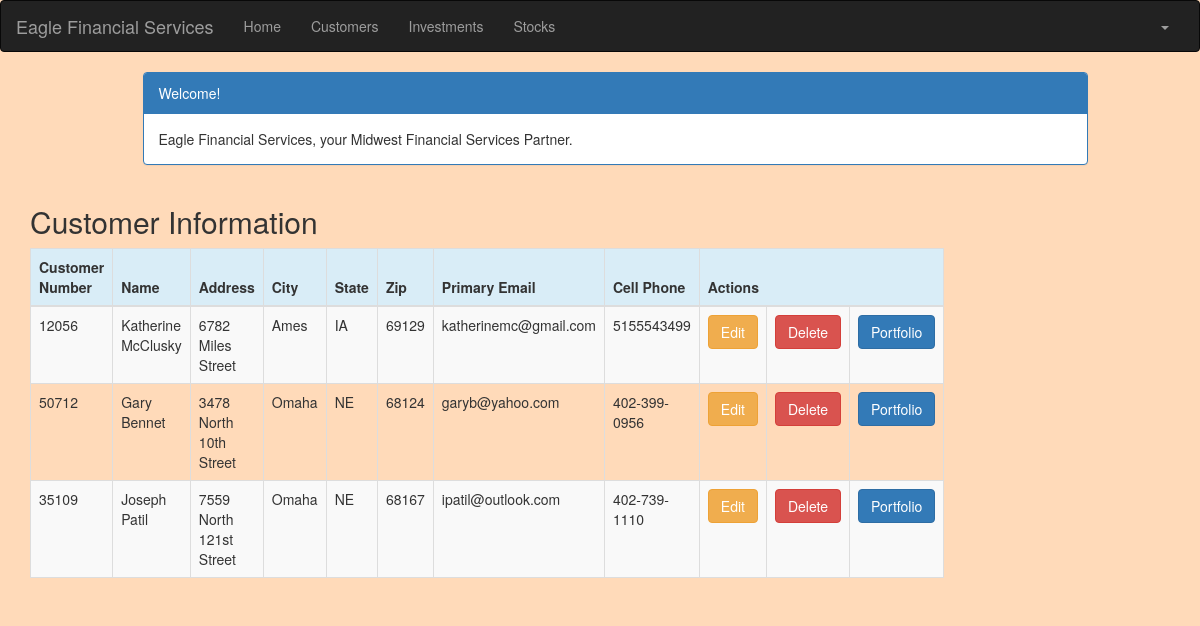
The page /customer/ (signed in) on the database its author committed.
### portfolio/models.py (models this page shows, shortened)
class Customer(models.Model):
    name = models.CharField(max_length=50)
    address = models.CharField(max_length=200)
    cust_number = models.IntegerField(blank=False, null=False)
    city = models.CharField(max_length=50)
    state = models.CharField(max_length=50)
    zipcode = models.CharField(max_length=10)
    email = models.EmailField(max_length=200)
    cell_phone = models.CharField(max_length=50)
    created_date = models.DateTimeField(
        default=timezone.now)
    updated_date = models.DateTimeField(auto_now_add=True)

### portfolio/views.py (the view)
# urls.py: url(r'^customer/$', views.customer_list, name='customer_list'),
@login_required
def customer_list(request):
   customer = Customer.objects.filter(created_date__lte=timezone.now())
   return render(request, 'portfolio/customer_list.html',
                 {'customers': customer})

### portfolio/templates/portfolio/customer_list.html (shortened to what this page needs)
{% extends 'portfolio/base.html' %}
{% block content %}
    <!DOCTYPE html>
    <html>
    <head>
        <link rel="stylesheet" href="https://maxcdn.bootstrapcdn.com/bootstrap/3.3.4/css/bootstrap.min.css">
    </head>
    <body>
    <div class="container">
        <div class="row">
            <div class="col-md-10 col-md-offset-1">
                <div class="panel panel-primary">
                    <div class="panel-heading">Welcome!</div>
                    <div class="panel-body">
                        Eagle Financial Services, your Midwest Financial Services Partner.
                    </div>
                </div>
            </div>
        </div>
    </div>
    <div class="row">
        <h2 style="padding-left: 15Px">Customer Information</h2>
    </div>
    <div>
        <table class="table table-striped table-bordered table-hover">
            <thead>
            <tr class="bg-info">
                <th>Customer Number</th>
                <th>Name</th>
                <th>Address</th>
                <th>City</th>
                <th>State</th>
                <th>Zip</th>
                <th>Primary Email</th>
                <th>Cell Phone</th>
                <th colspan="3">Actions</th>
            </tr>
            </thead>
            <tbody>
            {% for customer in customers %}
                <tr>
                    <td>{{ customer.cust_number }}</td>
                    <td>{{ customer.name }}</td>
                    <td>{{ customer.address }}</td>
                    <td>{{ customer.city }}</td>
                    <td>{{ customer.state }}</td>
                    <td>{{ customer.zipcode }}</td>
                    <td>{{ customer.email }}</td>
                    <td>{{ customer.cell_phone }}</td>
                    <td><a href="{% url 'portfolio:customer_edit' pk=customer.pk %}" class="btn btn-warning">Edit</a>
                    <td><a href="{% url 'portfolio:customer_delete' pk=customer.pk %}"
                           onclick="return confirm('Are you sure you want to delete?')"
                           class="btn btn-danger">Delete</a>
                    </td>
                    <td><a href="{% url 'portfolio:portfolio' pk=customer.pk %}"
                           class="btn btn-primary">Portfolio</a>
                    </td>
                </tr>
            {% endfor %}
            </tbody>
        </table>
    </div>
    </body>
    </html>
{% endblock %}

### portfolio/templates/portfolio/customer_list.html (style rules this page uses)
body { background-color: #FFDAB9; }

### rows shown on the page
Customer: cust_number "12056", name "Katherine McClusky", address "6782 Miles Street", city "Ames", state "IA", zipcode "69129", email "katherinemc@gmail.com", cell_phone "5155543499"
Customer: cust_number "50712", name "Gary Bennet", address "3478 North 10th Street", city "Omaha", state "NE", zipcode "68124", email "garyb@yahoo.com", cell_phone "402-399-0956"
Customer: cust_number "35109", name "Joseph Patil", address "7559 North 121st Street", city "Omaha", state "NE", zipcode "68167", email "ipatil@outlook.com", cell_phone "402-739-1110"
